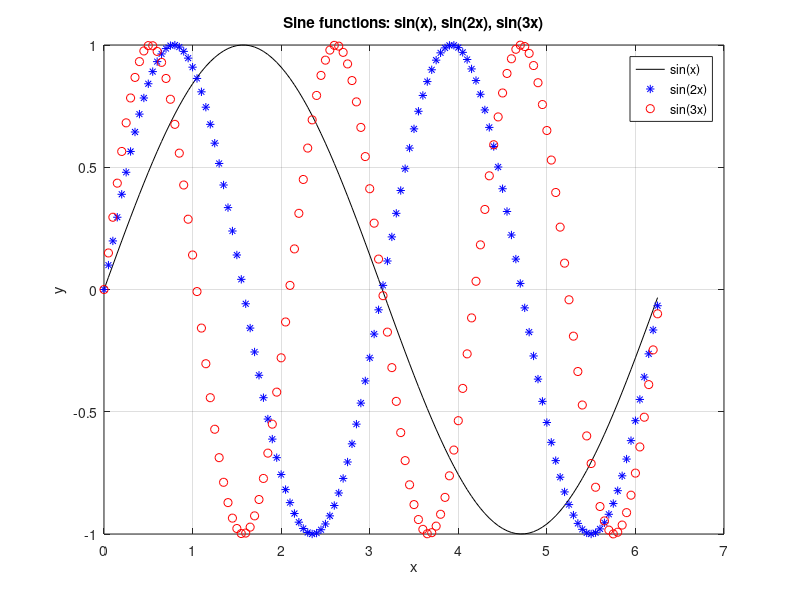

This figure's MATLAB source:
clc; clear; close all;

x = 0:0.05:2*pi;   % plot x axis from (0 to 2pie)

y1 = sin(x);
y2 = sin(2*x);
y3 = sin(3*x);

figure
plot(x, y1, 'k-', x, y2, 'b*', x, y3, 'ro')

xlabel('x')
ylabel('y')
title('Sine functions: sin(x), sin(2x), sin(3x)')
legend('sin(x)', 'sin(2x)', 'sin(3x)')
grid on
